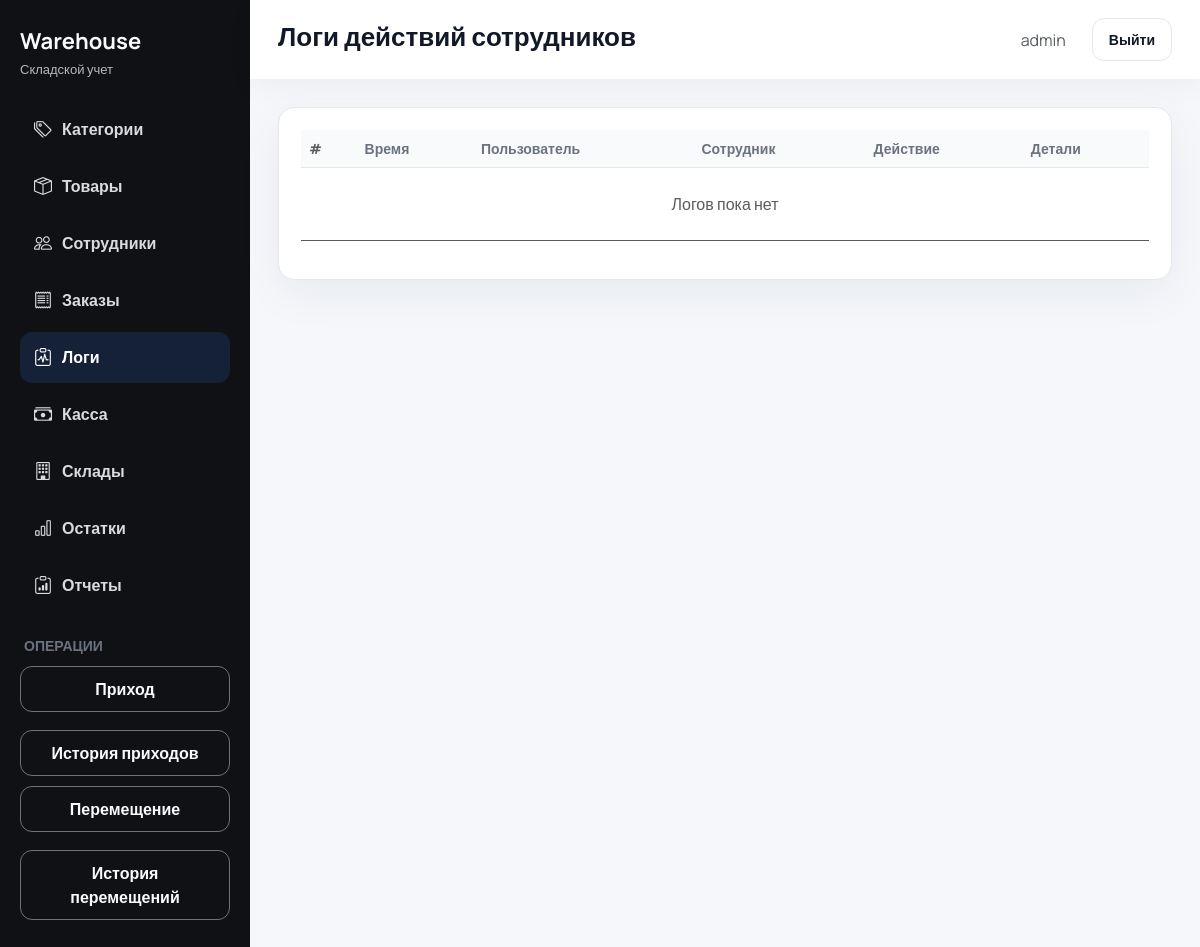
Page /logs/ (signed in) on the earlier database version.
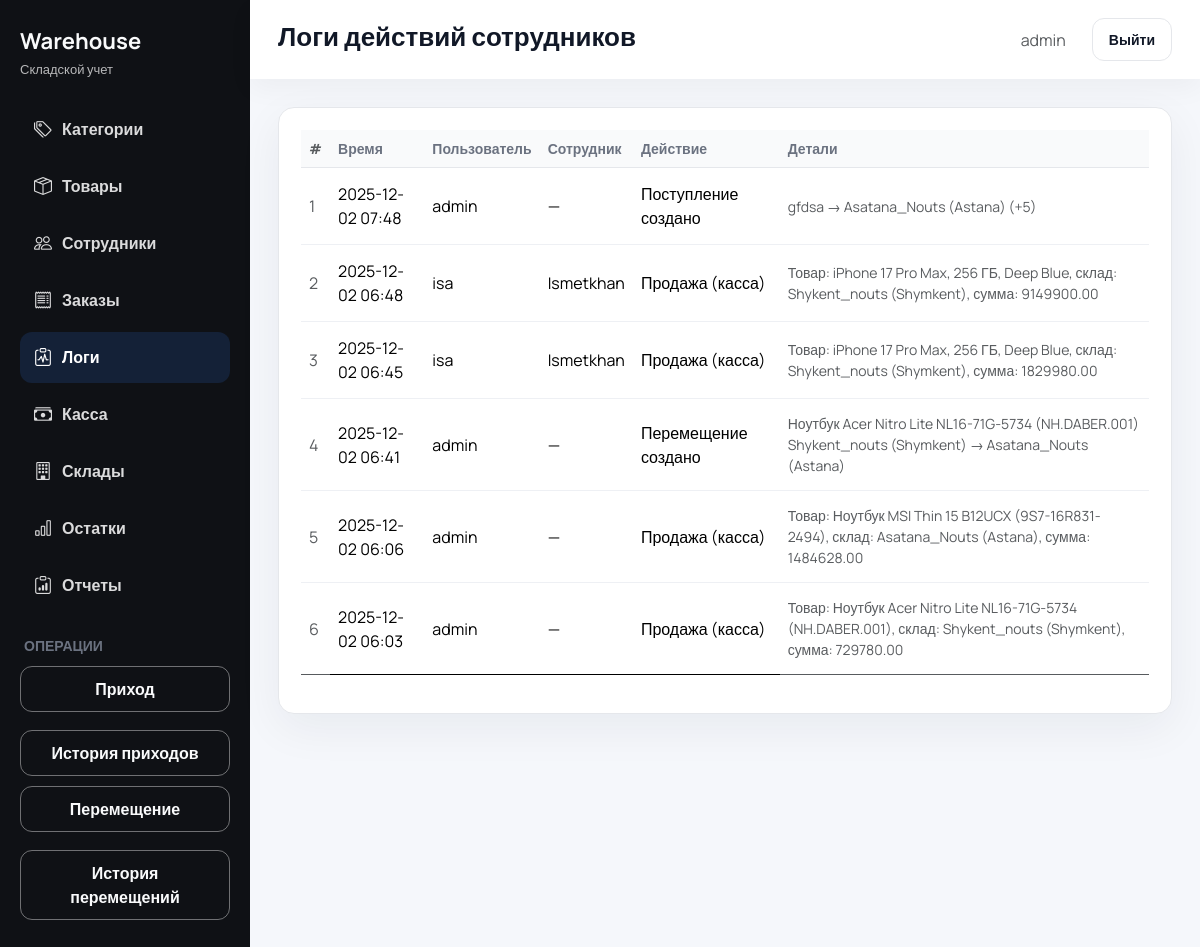
Same page on the later database version.
### inventory/models.py (models this page shows, shortened)
class ActivityLog(models.Model):
    user = models.ForeignKey(
        get_user_model(), null=True, blank=True, on_delete=models.SET_NULL, related_name="activity_logs"
    )
    employee = models.ForeignKey(
        "Employee", null=True, blank=True, on_delete=models.SET_NULL, related_name="activity_logs"
    )
    action = models.CharField(max_length=255)
    entity_type = models.CharField(max_length=50, blank=True)
    entity_id = models.PositiveIntegerField(null=True, blank=True)
    details = models.TextField(blank=True)
    created_at = models.DateTimeField(auto_now_add=True, db_index=True)
    class Meta:
        ordering = ("-created_at",)
        verbose_name = "Активность сотрудника"
        verbose_name_plural = "Активности сотрудников"

class Employee(models.Model):
    POSITION_CHOICES = [
        ("admin", "Админ"),
        ("storekeeper", "Кладовщик"),
        ("cashier", "Кассир"),
        ("accountant", "Бухгалтер"),
    ]
    ACTIVE = "active"
    BLOCKED = "blocked"
    STATUS_CHOICES = [
        (ACTIVE, "Активен"),
        (BLOCKED, "Заблокирован"),
    ]
    user = models.OneToOneField(
        get_user_model(),
        on_delete=models.CASCADE,
        null=True,
        blank=True,
        related_name="employee_profile",
    )
    full_name = models.CharField(max_length=255)
    position = models.CharField(max_length=50, choices=POSITION_CHOICES, default="storekeeper")
    status = models.CharField(max_length=20, choices=STATUS_CHOICES, default=ACTIVE)
    warehouse = models.ForeignKey(
        Warehouse, on_delete=models.CASCADE, related_name="employees"
    )
    access_sections = models.ManyToManyField(
        "AccessSection",
        blank=True,
        related_name="employees",
    )
    class Meta:
        ordering = ("full_name",)
        verbose_name = "Сотрудник"
        verbose_name_plural = "Сотрудники"

### inventory/views.py (the view)
# urls.py: path("logs/", views.logs_list, name="logs_list"),
def logs_list(request):
    if not request.user.is_authenticated:
        return redirect("inventory:login")
    _require_access(request.user, "logs")
    from .models import ActivityLog
    logs = ActivityLog.objects.select_related("user", "employee").order_by("-created_at")
    employee_wh = _user_warehouse(request.user)
    if employee_wh and not request.user.is_superuser:
        logs = logs.filter(employee__warehouse=employee_wh)
    return render(
        request,
        "inventory/logs_list.html",
        {"logs": logs},
    )

### inventory/context_processors.py (called while the page is built)
def accessible_sections(request) -> dict[str, set[str]]:
    slugs: Set[str] = set()
    user = getattr(request, "user", None)
    if user and user.is_authenticated:
        if user.is_superuser:
            slugs = {
                "categories",
                "products",
                "warehouses",
                "employees",
                "stocks",
                "operations",
                "reports",
                "incoming",
                "movements",
                "sales",
                "orders",
                "logs",
            }
        else:
            employee = getattr(user, "employee_profile", None)
            if employee:
                slugs = set(employee.access_sections.values_list("slug", flat=True))
    return {"accessible_sections": slugs}

### inventory/views.py (called while the page is built)
def _user_warehouse(user):
    if getattr(user, "is_superuser", False):
        return None
    employee = getattr(user, "employee_profile", None)
    return getattr(employee, "warehouse", None)

### inventory/templates/inventory/logs_list.html (shortened to what this page needs)
{% extends "inventory/base.html" %}
{% block page_title %}Логи действий сотрудников{% endblock %}
{% block content %}
<div class="card">
    <div class="card-body">
        <div class="table-responsive">
            <table class="table table-modern align-middle">
                <thead>
                <tr>
                    <th class="text-muted">#</th>
                    <th>Время</th>
                    <th>Пользователь</th>
                    <th>Сотрудник</th>
                    <th>Действие</th>
                    <th>Детали</th>
                </tr>
                </thead>
                <tbody>
                {% for log in logs %}
                    <tr>
                        <td class="text-muted">{{ forloop.counter }}</td>
                        <td>{{ log.created_at|date:"Y-m-d H:i" }}</td>
                        <td>{% if log.user %}{{ log.user.username }}{% else %}—{% endif %}</td>
                        <td>{% if log.employee %}{{ log.employee.full_name }}{% else %}—{% endif %}</td>
                        <td>{{ log.action }}</td>
                        <td class="text-muted small">{{ log.details|default:"—" }}</td>
                    </tr>
                {% empty %}
                    <tr>
                        <td colspan="6" class="text-center text-muted py-4">Логов пока нет</td>
                    </tr>
                {% endfor %}
                </tbody>
            </table>
        </div>
    </div>
 </div>
{% endblock %}

Differences in the rows shown:
added ActivityLog: created_at "2025-12-02 07:48", user.username "admin", action "Поступление создано", details "gfdsa → Asatana_Nouts (Astana) (+5)"
added ActivityLog: created_at "2025-12-02 06:48", user.username "isa", employee.full_name "Ismetkhan", action "Продажа (касса)", details "Товар: iPhone 17 Pro Max, 256 ГБ, Deep Blue, склад: Shykent_nouts (Shymkent), сумма: 9149900.00"
added ActivityLog: created_at "2025-12-02 06:45", user.username "isa", employee.full_name "Ismetkhan", action "Продажа (касса)", details "Товар: iPhone 17 Pro Max, 256 ГБ, Deep Blue, склад: Shykent_nouts (Shymkent), сумма: 1829980.00"
added ActivityLog: created_at "2025-12-02 06:41", user.username "admin", action "Перемещение создано", details "Ноутбук Acer Nitro Lite NL16-71G-5734 (NH.DABER.001) Shykent_nouts (Shymkent) → Asatana_Nouts (Astana)"
added ActivityLog: created_at "2025-12-02 06:06", user.username "admin", action "Продажа (касса)", details "Товар: Ноутбук MSI Thin 15 B12UCX (9S7-16R831-2494), склад: Asatana_Nouts (Astana), сумма: 1484628.00"
added ActivityLog: created_at "2025-12-02 06:03", user.username "admin", action "Продажа (касса)", details "Товар: Ноутбук Acer Nitro Lite NL16-71G-5734 (NH.DABER.001), склад: Shykent_nouts (Shymkent), сумма: 729780.00"
Other differences:
text no longer shown: "Логов пока нет"
